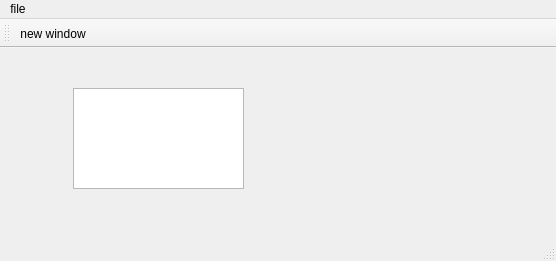
<?xml version="1.0" encoding="UTF-8"?>
<ui version="4.0">
 <class>MainWindow</class>
 <widget class="QMainWindow" name="MainWindow">
  <property name="geometry">
   <rect>
    <x>0</x>
    <y>0</y>
    <width>556</width>
    <height>261</height>
   </rect>
  </property>
  <property name="windowTitle">
   <string>MainWindow</string>
  </property>
  <widget class="QWidget" name="centralWidget">
   <widget class="QPlainTextEdit" name="plainTextEdit">
    <property name="geometry">
     <rect>
      <x>73</x>
      <y>40</y>
      <width>171</width>
      <height>101</height>
     </rect>
    </property>
   </widget>
  </widget>
  <widget class="QMenuBar" name="menuBar">
   <property name="geometry">
    <rect>
     <x>0</x>
     <y>0</y>
     <width>556</width>
     <height>25</height>
    </rect>
   </property>
   <widget class="QMenu" name="menuNew_window">
    <property name="title">
     <string>file</string>
    </property>
    <addaction name="actionNew_window"/>
   </widget>
   <addaction name="menuNew_window"/>
  </widget>
  <widget class="QToolBar" name="mainToolBar">
   <attribute name="toolBarArea">
    <enum>TopToolBarArea</enum>
   </attribute>
   <attribute name="toolBarBreak">
    <bool>true</bool>
   </attribute>
   <addaction name="actionNew_window"/>
  </widget>
  <widget class="QStatusBar" name="statusBar"/>
  <action name="actionNew_window">
   <property name="text">
    <string>new window</string>
   </property>
  </action>
 </widget>
 <layoutdefault spacing="6" margin="11"/>
 <resources/>
 <connections/>
</ui>
